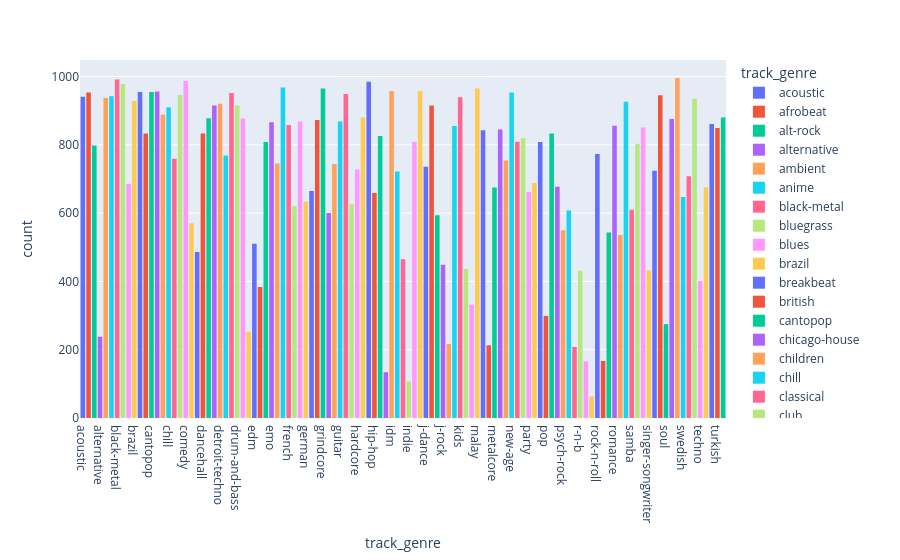

Notebook code for this chart:
### Markdown cell above
The `genre count visualization` highlights the distribution of different music genres in our dataset, which directly impacts the performance of our `KNN` recommendation model. Since some genres are significantly underrepresented, the model may struggle to provide accurate recommendations for those genres due to limited data. This imbalance reinforces the need for careful dataset preprocessing and genre-specific training to ensure diverse and relevant song suggestions.

### Code cell
from eda import plot_genre_count
plot_genre_count(spotify_df)
